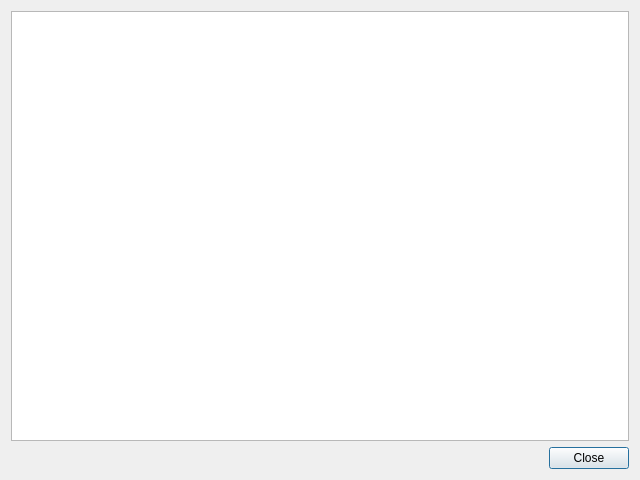
<?xml version="1.0" encoding="UTF-8"?>
<ui version="4.0">
 <class>ErrorReportDialog</class>
 <widget class="QDialog" name="ErrorReportDialog">
  <property name="geometry">
   <rect>
    <x>0</x>
    <y>0</y>
    <width>640</width>
    <height>480</height>
   </rect>
  </property>
  <property name="windowTitle">
   <string>Error Report</string>
  </property>
  <layout class="QVBoxLayout" name="verticalLayout">
   <item>
    <widget class="QPlainTextEdit" name="reportArea">
     <property name="readOnly">
      <bool>true</bool>
     </property>
    </widget>
   </item>
   <item>
    <widget class="QDialogButtonBox" name="buttonBox">
     <property name="orientation">
      <enum>Qt::Horizontal</enum>
     </property>
     <property name="standardButtons">
      <set>QDialogButtonBox::Close</set>
     </property>
    </widget>
   </item>
  </layout>
 </widget>
 <resources/>
 <connections>
  <connection>
   <sender>buttonBox</sender>
   <signal>accepted()</signal>
   <receiver>ErrorReportDialog</receiver>
   <slot>accept()</slot>
   <hints>
    <hint type="sourcelabel">
     <x>248</x>
     <y>254</y>
    </hint>
    <hint type="destinationlabel">
     <x>157</x>
     <y>274</y>
    </hint>
   </hints>
  </connection>
  <connection>
   <sender>buttonBox</sender>
   <signal>rejected()</signal>
   <receiver>ErrorReportDialog</receiver>
   <slot>reject()</slot>
   <hints>
    <hint type="sourcelabel">
     <x>316</x>
     <y>260</y>
    </hint>
    <hint type="destinationlabel">
     <x>286</x>
     <y>274</y>
    </hint>
   </hints>
  </connection>
 </connections>
</ui>
